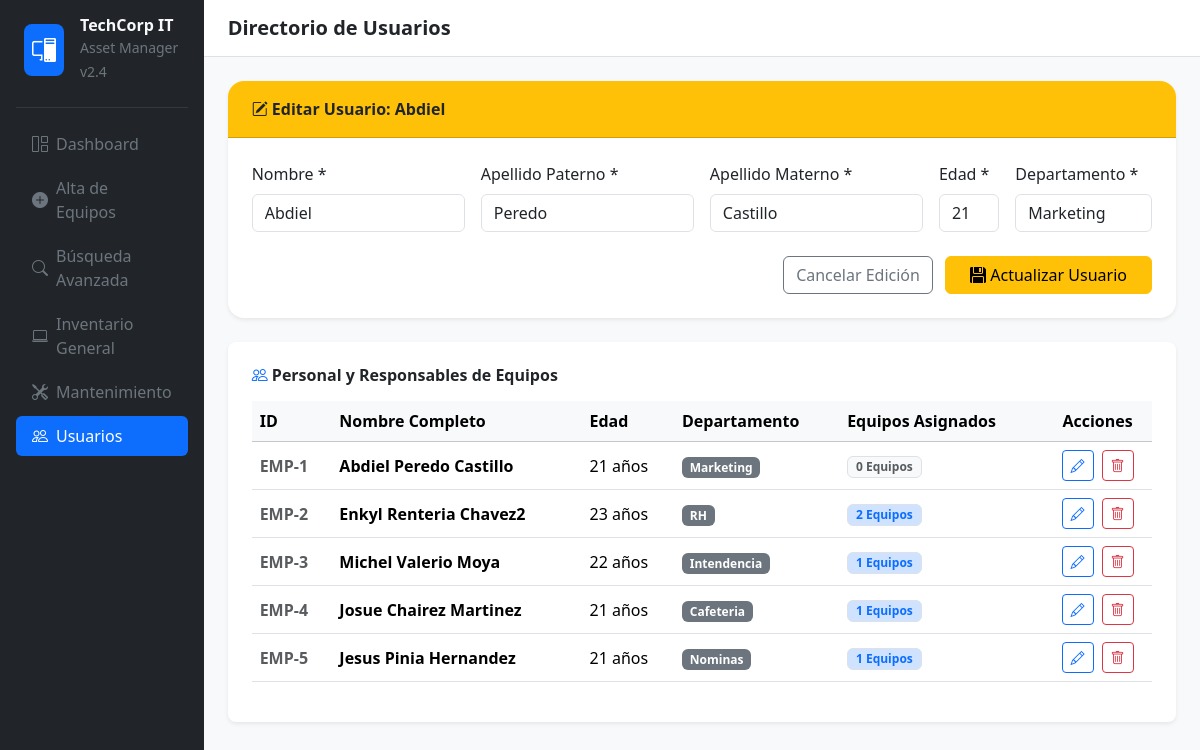
Screenshot of /usuarios/editar/1 with the database file from the repository.
### tables this page shows
CREATE TABLE "Usuario" (
	"id_usuario"	INTEGER NOT NULL,
	"nombre"	TEXT NOT NULL,
	"apellido_paterno"	TEXT NOT NULL,
	"apellido_materno"	TEXT NOT NULL,
	"edad"	INTEGER NOT NULL,
	"departamento"	TEXT NOT NULL,
	PRIMARY KEY("id_usuario")
);

### app.py (the view)
@app.route('/usuarios')
@app.route('/usuarios/editar/<int:id_usuario>')
def usuarios(id_usuario=None):
    conn = get_db_connection()
    lista_usuarios = conn.execute('''
        SELECT u.*, COUNT(s.id_stock) as total_equipos
        FROM Usuario u
        LEFT JOIN Stock s ON u.id_usuario = s.id_usuario
        GROUP BY u.id_usuario
    ''').fetchall()
    usuario_edit = None
    if id_usuario:
        usuario_edit = conn.execute('SELECT * FROM Usuario WHERE id_usuario = ?', (id_usuario,)).fetchone()
    conn.close()
    return render_template('usuarios.html', usuarios=lista_usuarios, usuario_edit=usuario_edit, active_page='usuarios')

### app.py (called while the page is built)
def get_db_connection():
    conn = sqlite3.connect(DB_PATH)
    conn.row_factory = sqlite3.Row
    return conn

### templates/usuarios.html (shortened to what this page needs)
{% extends 'base.html' %}
{% block page_title %}Directorio de Usuarios{% endblock %}
{% block content %}
<div class="card border-0 shadow-sm rounded-4 overflow-hidden mb-4">
  <div class="card-header {% if usuario_edit %}bg-warning text-dark{% else %}bg-primary text-white{% endif %} p-3 px-4">
    <span class="fw-bold fs-6">
      <i class="bi {% if usuario_edit %}bi-pencil-square{% else %}bi-person-plus-fill{% endif %}"></i>
      {% if usuario_edit %}Editar Usuario: {{ usuario_edit.nombre }}{% else %}Registrar Nuevo Usuario{% endif %}
    </span>
  </div>
  <div class="card-body p-4">
    <form action="/api/usuario" method="POST" class="row g-3">
      <div class="col-md-3">
        <label class="form-label fw-medium">Nombre *</label>
        <input type="text" name="nombre" class="form-control" required
               value="{{ usuario_edit.nombre if usuario_edit else '' }}">
      </div>
      <div class="col-md-3">
        <label class="form-label fw-medium">Apellido Paterno *</label>
        <input type="text" name="apellido_paterno" class="form-control" required
               value="{{ usuario_edit.apellido_paterno if usuario_edit else '' }}">
      </div>
      <div class="col-md-3">
        <label class="form-label fw-medium">Apellido Materno *</label>
        <input type="text" name="apellido_materno" class="form-control" required
               value="{{ usuario_edit.apellido_materno if usuario_edit else '' }}">
      </div>
      <div class="col-md-1">
        <label class="form-label fw-medium">Edad *</label>
        <input type="number" name="edad" class="form-control" required
               value="{{ usuario_edit.edad if usuario_edit else '' }}">
      </div>
      <div class="col-md-2">
        <label class="form-label fw-medium">Departamento *</label>
        <input type="text" name="departamento" class="form-control" placeholder="Ej. Marketing" required
               value="{{ usuario_edit.departamento if usuario_edit else '' }}">
      </div>
      <div class="col-12 text-end mt-4">
        {% if usuario_edit %}
          <a href="{{ url_for('usuarios') }}" class="btn btn-outline-secondary me-2">Cancelar Edición</a>
        {% endif %}
        <button type="submit" class="btn {% if usuario_edit %}btn-warning{% else %}btn-primary{% endif %} px-4">
          <i class="bi bi-floppy-fill"></i> {% if usuario_edit %}Actualizar Usuario{% else %}Guardar Usuario{% endif %}
        </button>
      </div>
    </form>
  </div>
</div>
<div class="card border-0 shadow-sm rounded-3 p-4">
  <h6 class="fw-bold mb-3"><i class="bi bi-people text-primary"></i> Personal y Responsables de Equipos</h6>
  <div class="table-responsive">
    <table class="table table-hover align-middle">
      <thead class="table-light">
        <tr>
          <th>ID</th>
          <th>Nombre Completo</th>
          <th>Edad</th>
          <th>Departamento</th>
          <th>Equipos Asignados</th>
          <th class="text-center">Acciones</th>
        </tr>
      </thead>
      <tbody>
        {% for usuario in usuarios %}
        <tr>
          <td class="fw-bold text-muted">EMP-{{ usuario.id_usuario }}</td>
          <td class="fw-bold">{{ usuario.nombre }} {{ usuario.apellido_paterno }} {{ usuario.apellido_materno }}</td>
          <td>{{ usuario.edad }} años</td>
          <td><span class="badge bg-secondary">{{ usuario.departamento }}</span></td>
          <td>
            <span class="badge {% if usuario.total_equipos > 0 %}bg-primary-subtle text-primary{% else %}bg-light text-muted{% endif %} border">
              {{ usuario.total_equipos }} Equipos
            </span>
          </td>
          <td class="text-center">
            <div class="d-flex gap-2 justify-content-center">
              <a href="/usuarios/editar/{{ usuario.id_usuario }}" class="btn btn-sm btn-outline-primary" title="Editar">
                <i class="bi bi-pencil"></i>
              </a>
              <form action="/eliminar_usuario/{{ usuario.id_usuario }}" method="POST" onsubmit="return confirm('¿Eliminar al usuario {{ usuario.nombre }}? \n\nNota: Si tiene equipos asignados, se recomienda reasignarlos a otra persona primero.');">
                <button type="submit" class="btn btn-sm btn-outline-danger" title="Eliminar">
                  <i class="bi bi-trash"></i>
                </button>
              </form>
            </div>
          </td>
        </tr>
        {% else %}
        <tr>
          <td colspan="6" class="text-center text-muted py-4">No hay usuarios registrados.</td>
        </tr>
        {% endfor %}
      </tbody>
    </table>
  </div>
</div>
{% endblock %}

### static/css/styles.css (style rules this page uses)
body { font-family: system-ui, -apple-system, "Segoe UI", Roboto, sans-serif; background-color: #f8f9fa; }

### rows the page displays
Usuario: nombre "Abdiel", apellido_paterno "Peredo", apellido_materno "Castillo", edad "21", departamento "Marketing", id_usuario "1", total_equipos "0"
Usuario: id_usuario "2", nombre "Enkyl", apellido_paterno "Renteria", apellido_materno "Chavez2", edad "23", departamento "RH", total_equipos "2"
Usuario: id_usuario "3", nombre "Michel", apellido_paterno "Valerio", apellido_materno "Moya", edad "22", departamento "Intendencia", total_equipos "1"
Usuario: id_usuario "4", nombre "Josue", apellido_paterno "Chairez", apellido_materno "Martinez", edad "21", departamento "Cafeteria", total_equipos "1"
Usuario: id_usuario "5", nombre "Jesus", apellido_paterno "Pinia", apellido_materno "Hernandez", edad "21", departamento "Nominas", total_equipos "1"
